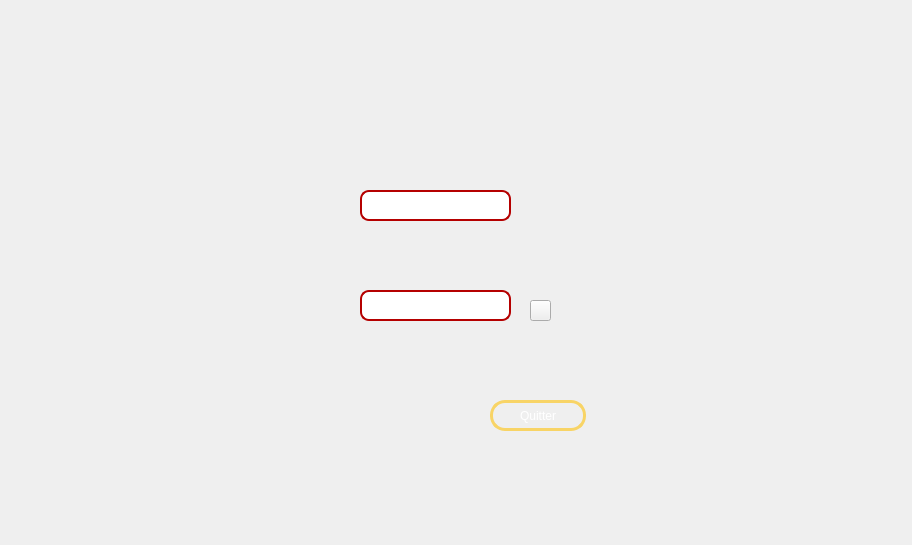
<?xml version="1.0" encoding="UTF-8"?>
<ui version="4.0">
 <class>login</class>
 <widget class="QDialog" name="login">
  <property name="geometry">
   <rect>
    <x>0</x>
    <y>0</y>
    <width>912</width>
    <height>545</height>
   </rect>
  </property>
  <property name="windowTitle">
   <string>Dialog</string>
  </property>
  <widget class="QPushButton" name="pushButton">
   <property name="geometry">
    <rect>
     <x>390</x>
     <y>392</y>
     <width>75</width>
     <height>41</height>
    </rect>
   </property>
   <property name="styleSheet">
    <string notr="true">QPushButton{
background-color: transparent;
border-image: url(:off.png);
background: none;
border: none;
background-repeat: none;
}</string>
   </property>
   <property name="text">
    <string/>
   </property>
  </widget>
  <widget class="QLineEdit" name="pass">
   <property name="geometry">
    <rect>
     <x>360</x>
     <y>290</y>
     <width>151</width>
     <height>31</height>
    </rect>
   </property>
   <property name="styleSheet">
    <string notr="true">QLineEdit
{
border-radius:9px;
border: 2px solid #b50000;
background: qradialgradient(cx: 0.3, cy: -0.4,
fx: 0.0, fy: -0.0,
radius: 1.89, stop: 0 #ffffff, stop: 1 #999);
}</string>
   </property>
   <property name="echoMode">
    <enum>QLineEdit::Password</enum>
   </property>
  </widget>
  <widget class="QPushButton" name="show_password">
   <property name="geometry">
    <rect>
     <x>530</x>
     <y>300</y>
     <width>21</width>
     <height>21</height>
    </rect>
   </property>
   <property name="styleSheet">
    <string notr="true">border-image: url(C:/Users/hp/Desktop/to work on/New backup 4 +interface/MALEK/login/eye.png);</string>
   </property>
   <property name="text">
    <string/>
   </property>
  </widget>
  <widget class="QLineEdit" name="user">
   <property name="geometry">
    <rect>
     <x>360</x>
     <y>190</y>
     <width>151</width>
     <height>31</height>
    </rect>
   </property>
   <property name="styleSheet">
    <string notr="true">QLineEdit
{
border-radius:9px;
border: 2px solid #b50000;
background: qradialgradient(cx: 0.3, cy: -0.4,
fx: 0.0, fy: -0.0,
radius: 1.89, stop: 0 #ffffff, stop: 1 #999);
}</string>
   </property>
  </widget>
  <widget class="QLabel" name="label">
   <property name="geometry">
    <rect>
     <x>-60</x>
     <y>-20</y>
     <width>971</width>
     <height>571</height>
    </rect>
   </property>
   <property name="styleSheet">
    <string notr="true">border-image: url(C:/Users/hp/Desktop/to work on/New backup 4 +interface/MALEK/malek/loginn.png);</string>
   </property>
   <property name="text">
    <string/>
   </property>
  </widget>
  <widget class="QPushButton" name="pushButton_2">
   <property name="geometry">
    <rect>
     <x>490</x>
     <y>400</y>
     <width>96</width>
     <height>31</height>
    </rect>
   </property>
   <property name="styleSheet">
    <string notr="true"> QPushButton {
color: #ffffff;
border: 3px solid #f8d466;
font: 8pt &quot;MS Reference Sans Serif&quot;;
border-radius: 15px;
padding: 5px;
background: qradialgradient(cx: 0.3, cy: -0.4,
fx: 0.3, fy: -0.4,
radius: 3, stop: 0 #aa3118, stop: 1 #550000);
min-width: 80px;
}

QPushButton:hover {
background: qradialgradient(cx: 0.3, cy: -0.4,
fx: 0.3, fy: -0.4,
radius: 3, stop: 0 #aa3118, stop: 1 #552a2a);
}

 QPushButton:pressed {
background: qradialgradient(cx: 0.4, cy: -0.1,
fx: 0.4, fy: -0.1,
radius: 3, stop: 0 #aa3118, stop: 1 #554040);
}</string>
   </property>
   <property name="text">
    <string>Quitter</string>
   </property>
  </widget>
  <widget class="QLabel" name="label_logi">
   <property name="geometry">
    <rect>
     <x>360</x>
     <y>220</y>
     <width>161</width>
     <height>21</height>
    </rect>
   </property>
   <property name="styleSheet">
    <string notr="true">*
{

font: 10pt &quot;MS Reference Sans Serif&quot;;
}</string>
   </property>
   <property name="text">
    <string/>
   </property>
  </widget>
  <widget class="QLabel" name="label_mdp">
   <property name="geometry">
    <rect>
     <x>360</x>
     <y>320</y>
     <width>161</width>
     <height>21</height>
    </rect>
   </property>
   <property name="styleSheet">
    <string notr="true">*
{

font: 10pt &quot;MS Reference Sans Serif&quot;;
}</string>
   </property>
   <property name="text">
    <string/>
   </property>
  </widget>
  <widget class="QPushButton" name="pushButton_3">
   <property name="geometry">
    <rect>
     <x>530</x>
     <y>150</y>
     <width>41</width>
     <height>31</height>
    </rect>
   </property>
   <property name="styleSheet">
    <string notr="true">QPushButton{
background-color: transparent;
border-image: url(:off.png);
background: none;
border: none;
background-repeat: none;
}</string>
   </property>
   <property name="text">
    <string/>
   </property>
  </widget>
  <widget class="QLabel" name="label_3">
   <property name="geometry">
    <rect>
     <x>530</x>
     <y>150</y>
     <width>41</width>
     <height>31</height>
    </rect>
   </property>
   <property name="styleSheet">
    <string notr="true">border-image: url(C:/Users/hp/Desktop/to work on/New backup 4 +interface/MALEK/malek/rafre.png);

</string>
   </property>
   <property name="text">
    <string/>
   </property>
  </widget>
  <widget class="QLabel" name="label_4">
   <property name="geometry">
    <rect>
     <x>280</x>
     <y>100</y>
     <width>91</width>
     <height>51</height>
    </rect>
   </property>
   <property name="styleSheet">
    <string notr="true">border-image: url(C:/Users/hp/Desktop/to work on/New backup 4 +interface/MALEK/malek/Rectangle 2.png);
</string>
   </property>
   <property name="text">
    <string/>
   </property>
  </widget>
  <zorder>label</zorder>
  <zorder>pushButton</zorder>
  <zorder>pass</zorder>
  <zorder>show_password</zorder>
  <zorder>user</zorder>
  <zorder>pushButton_2</zorder>
  <zorder>label_logi</zorder>
  <zorder>label_mdp</zorder>
  <zorder>label_3</zorder>
  <zorder>pushButton_3</zorder>
  <zorder>label_4</zorder>
 </widget>
 <resources/>
 <connections>
  <connection>
   <sender>pushButton_2</sender>
   <signal>clicked()</signal>
   <receiver>login</receiver>
   <slot>close()</slot>
   <hints>
    <hint type="sourcelabel">
     <x>536</x>
     <y>430</y>
    </hint>
    <hint type="destinationlabel">
     <x>928</x>
     <y>405</y>
    </hint>
   </hints>
  </connection>
 </connections>
</ui>
